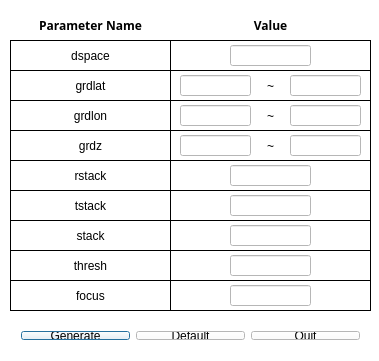
<?xml version="1.0" encoding="UTF-8"?>
<ui version="4.0">
 <class>Binder</class>
 <widget class="QDialog" name="Binder">
  <property name="geometry">
   <rect>
    <x>0</x>
    <y>0</y>
    <width>379</width>
    <height>361</height>
   </rect>
  </property>
  <property name="palette">
   <palette>
    <active>
     <colorrole role="WindowText">
      <brush brushstyle="SolidPattern">
       <color alpha="255">
        <red>0</red>
        <green>0</green>
        <blue>0</blue>
       </color>
      </brush>
     </colorrole>
     <colorrole role="Button">
      <brush brushstyle="SolidPattern">
       <color alpha="255">
        <red>255</red>
        <green>255</green>
        <blue>255</blue>
       </color>
      </brush>
     </colorrole>
     <colorrole role="Light">
      <brush brushstyle="SolidPattern">
       <color alpha="255">
        <red>255</red>
        <green>255</green>
        <blue>255</blue>
       </color>
      </brush>
     </colorrole>
     <colorrole role="Midlight">
      <brush brushstyle="SolidPattern">
       <color alpha="255">
        <red>255</red>
        <green>255</green>
        <blue>255</blue>
       </color>
      </brush>
     </colorrole>
     <colorrole role="Dark">
      <brush brushstyle="SolidPattern">
       <color alpha="255">
        <red>127</red>
        <green>127</green>
        <blue>127</blue>
       </color>
      </brush>
     </colorrole>
     <colorrole role="Mid">
      <brush brushstyle="SolidPattern">
       <color alpha="255">
        <red>170</red>
        <green>170</green>
        <blue>170</blue>
       </color>
      </brush>
     </colorrole>
     <colorrole role="Text">
      <brush brushstyle="SolidPattern">
       <color alpha="255">
        <red>0</red>
        <green>0</green>
        <blue>0</blue>
       </color>
      </brush>
     </colorrole>
     <colorrole role="BrightText">
      <brush brushstyle="SolidPattern">
       <color alpha="255">
        <red>255</red>
        <green>255</green>
        <blue>255</blue>
       </color>
      </brush>
     </colorrole>
     <colorrole role="ButtonText">
      <brush brushstyle="SolidPattern">
       <color alpha="255">
        <red>0</red>
        <green>0</green>
        <blue>0</blue>
       </color>
      </brush>
     </colorrole>
     <colorrole role="Base">
      <brush brushstyle="SolidPattern">
       <color alpha="255">
        <red>255</red>
        <green>255</green>
        <blue>255</blue>
       </color>
      </brush>
     </colorrole>
     <colorrole role="Window">
      <brush brushstyle="SolidPattern">
       <color alpha="255">
        <red>255</red>
        <green>255</green>
        <blue>255</blue>
       </color>
      </brush>
     </colorrole>
     <colorrole role="Shadow">
      <brush brushstyle="SolidPattern">
       <color alpha="255">
        <red>0</red>
        <green>0</green>
        <blue>0</blue>
       </color>
      </brush>
     </colorrole>
     <colorrole role="AlternateBase">
      <brush brushstyle="SolidPattern">
       <color alpha="255">
        <red>255</red>
        <green>255</green>
        <blue>255</blue>
       </color>
      </brush>
     </colorrole>
     <colorrole role="ToolTipBase">
      <brush brushstyle="SolidPattern">
       <color alpha="255">
        <red>255</red>
        <green>255</green>
        <blue>220</blue>
       </color>
      </brush>
     </colorrole>
     <colorrole role="ToolTipText">
      <brush brushstyle="SolidPattern">
       <color alpha="255">
        <red>0</red>
        <green>0</green>
        <blue>0</blue>
       </color>
      </brush>
     </colorrole>
    </active>
    <inactive>
     <colorrole role="WindowText">
      <brush brushstyle="SolidPattern">
       <color alpha="255">
        <red>0</red>
        <green>0</green>
        <blue>0</blue>
       </color>
      </brush>
     </colorrole>
     <colorrole role="Button">
      <brush brushstyle="SolidPattern">
       <color alpha="255">
        <red>255</red>
        <green>255</green>
        <blue>255</blue>
       </color>
      </brush>
     </colorrole>
     <colorrole role="Light">
      <brush brushstyle="SolidPattern">
       <color alpha="255">
        <red>255</red>
        <green>255</green>
        <blue>255</blue>
       </color>
      </brush>
     </colorrole>
     <colorrole role="Midlight">
      <brush brushstyle="SolidPattern">
       <color alpha="255">
        <red>255</red>
        <green>255</green>
        <blue>255</blue>
       </color>
      </brush>
     </colorrole>
     <colorrole role="Dark">
      <brush brushstyle="SolidPattern">
       <color alpha="255">
        <red>127</red>
        <green>127</green>
        <blue>127</blue>
       </color>
      </brush>
     </colorrole>
     <colorrole role="Mid">
      <brush brushstyle="SolidPattern">
       <color alpha="255">
        <red>170</red>
        <green>170</green>
        <blue>170</blue>
       </color>
      </brush>
     </colorrole>
     <colorrole role="Text">
      <brush brushstyle="SolidPattern">
       <color alpha="255">
        <red>0</red>
        <green>0</green>
        <blue>0</blue>
       </color>
      </brush>
     </colorrole>
     <colorrole role="BrightText">
      <brush brushstyle="SolidPattern">
       <color alpha="255">
        <red>255</red>
        <green>255</green>
        <blue>255</blue>
       </color>
      </brush>
     </colorrole>
     <colorrole role="ButtonText">
      <brush brushstyle="SolidPattern">
       <color alpha="255">
        <red>0</red>
        <green>0</green>
        <blue>0</blue>
       </color>
      </brush>
     </colorrole>
     <colorrole role="Base">
      <brush brushstyle="SolidPattern">
       <color alpha="255">
        <red>255</red>
        <green>255</green>
        <blue>255</blue>
       </color>
      </brush>
     </colorrole>
     <colorrole role="Window">
      <brush brushstyle="SolidPattern">
       <color alpha="255">
        <red>255</red>
        <green>255</green>
        <blue>255</blue>
       </color>
      </brush>
     </colorrole>
     <colorrole role="Shadow">
      <brush brushstyle="SolidPattern">
       <color alpha="255">
        <red>0</red>
        <green>0</green>
        <blue>0</blue>
       </color>
      </brush>
     </colorrole>
     <colorrole role="AlternateBase">
      <brush brushstyle="SolidPattern">
       <color alpha="255">
        <red>255</red>
        <green>255</green>
        <blue>255</blue>
       </color>
      </brush>
     </colorrole>
     <colorrole role="ToolTipBase">
      <brush brushstyle="SolidPattern">
       <color alpha="255">
        <red>255</red>
        <green>255</green>
        <blue>220</blue>
       </color>
      </brush>
     </colorrole>
     <colorrole role="ToolTipText">
      <brush brushstyle="SolidPattern">
       <color alpha="255">
        <red>0</red>
        <green>0</green>
        <blue>0</blue>
       </color>
      </brush>
     </colorrole>
    </inactive>
    <disabled>
     <colorrole role="WindowText">
      <brush brushstyle="SolidPattern">
       <color alpha="255">
        <red>0</red>
        <green>0</green>
        <blue>0</blue>
       </color>
      </brush>
     </colorrole>
     <colorrole role="Button">
      <brush brushstyle="SolidPattern">
       <color alpha="255">
        <red>255</red>
        <green>255</green>
        <blue>255</blue>
       </color>
      </brush>
     </colorrole>
     <colorrole role="Light">
      <brush brushstyle="SolidPattern">
       <color alpha="255">
        <red>255</red>
        <green>255</green>
        <blue>255</blue>
       </color>
      </brush>
     </colorrole>
     <colorrole role="Midlight">
      <brush brushstyle="SolidPattern">
       <color alpha="255">
        <red>255</red>
        <green>255</green>
        <blue>255</blue>
       </color>
      </brush>
     </colorrole>
     <colorrole role="Dark">
      <brush brushstyle="SolidPattern">
       <color alpha="255">
        <red>127</red>
        <green>127</green>
        <blue>127</blue>
       </color>
      </brush>
     </colorrole>
     <colorrole role="Mid">
      <brush brushstyle="SolidPattern">
       <color alpha="255">
        <red>170</red>
        <green>170</green>
        <blue>170</blue>
       </color>
      </brush>
     </colorrole>
     <colorrole role="Text">
      <brush brushstyle="SolidPattern">
       <color alpha="255">
        <red>0</red>
        <green>0</green>
        <blue>0</blue>
       </color>
      </brush>
     </colorrole>
     <colorrole role="BrightText">
      <brush brushstyle="SolidPattern">
       <color alpha="255">
        <red>255</red>
        <green>255</green>
        <blue>255</blue>
       </color>
      </brush>
     </colorrole>
     <colorrole role="ButtonText">
      <brush brushstyle="SolidPattern">
       <color alpha="255">
        <red>0</red>
        <green>0</green>
        <blue>0</blue>
       </color>
      </brush>
     </colorrole>
     <colorrole role="Base">
      <brush brushstyle="SolidPattern">
       <color alpha="255">
        <red>255</red>
        <green>255</green>
        <blue>255</blue>
       </color>
      </brush>
     </colorrole>
     <colorrole role="Window">
      <brush brushstyle="SolidPattern">
       <color alpha="255">
        <red>255</red>
        <green>255</green>
        <blue>255</blue>
       </color>
      </brush>
     </colorrole>
     <colorrole role="Shadow">
      <brush brushstyle="SolidPattern">
       <color alpha="255">
        <red>0</red>
        <green>0</green>
        <blue>0</blue>
       </color>
      </brush>
     </colorrole>
     <colorrole role="AlternateBase">
      <brush brushstyle="SolidPattern">
       <color alpha="255">
        <red>255</red>
        <green>255</green>
        <blue>255</blue>
       </color>
      </brush>
     </colorrole>
     <colorrole role="ToolTipBase">
      <brush brushstyle="SolidPattern">
       <color alpha="255">
        <red>255</red>
        <green>255</green>
        <blue>220</blue>
       </color>
      </brush>
     </colorrole>
     <colorrole role="ToolTipText">
      <brush brushstyle="SolidPattern">
       <color alpha="255">
        <red>0</red>
        <green>0</green>
        <blue>0</blue>
       </color>
      </brush>
     </colorrole>
    </disabled>
   </palette>
  </property>
  <property name="windowTitle">
   <string>Config Binder Parameters</string>
  </property>
  <widget class="QLabel" name="LB11">
   <property name="enabled">
    <bool>false</bool>
   </property>
   <property name="geometry">
    <rect>
     <x>10</x>
     <y>40</y>
     <width>161</width>
     <height>31</height>
    </rect>
   </property>
   <property name="frameShape">
    <enum>QFrame::Box</enum>
   </property>
   <property name="frameShadow">
    <enum>QFrame::Plain</enum>
   </property>
   <property name="text">
    <string>dspace</string>
   </property>
   <property name="alignment">
    <set>Qt::AlignCenter</set>
   </property>
  </widget>
  <widget class="QLineEdit" name="dspaceLE">
   <property name="enabled">
    <bool>true</bool>
   </property>
   <property name="geometry">
    <rect>
     <x>230</x>
     <y>45</y>
     <width>81</width>
     <height>21</height>
    </rect>
   </property>
   <property name="text">
    <string/>
   </property>
   <property name="alignment">
    <set>Qt::AlignCenter</set>
   </property>
  </widget>
  <widget class="QLabel" name="LB12">
   <property name="enabled">
    <bool>false</bool>
   </property>
   <property name="geometry">
    <rect>
     <x>170</x>
     <y>40</y>
     <width>201</width>
     <height>31</height>
    </rect>
   </property>
   <property name="frameShape">
    <enum>QFrame::Box</enum>
   </property>
   <property name="frameShadow">
    <enum>QFrame::Plain</enum>
   </property>
   <property name="text">
    <string/>
   </property>
   <property name="alignment">
    <set>Qt::AlignCenter</set>
   </property>
  </widget>
  <widget class="QLineEdit" name="grdlat1LE">
   <property name="enabled">
    <bool>true</bool>
   </property>
   <property name="geometry">
    <rect>
     <x>180</x>
     <y>75</y>
     <width>71</width>
     <height>21</height>
    </rect>
   </property>
   <property name="text">
    <string/>
   </property>
   <property name="alignment">
    <set>Qt::AlignCenter</set>
   </property>
  </widget>
  <widget class="QLabel" name="LB22">
   <property name="enabled">
    <bool>false</bool>
   </property>
   <property name="geometry">
    <rect>
     <x>170</x>
     <y>70</y>
     <width>201</width>
     <height>31</height>
    </rect>
   </property>
   <property name="frameShape">
    <enum>QFrame::Box</enum>
   </property>
   <property name="frameShadow">
    <enum>QFrame::Plain</enum>
   </property>
   <property name="text">
    <string>~</string>
   </property>
   <property name="alignment">
    <set>Qt::AlignCenter</set>
   </property>
  </widget>
  <widget class="QLabel" name="LB21">
   <property name="enabled">
    <bool>false</bool>
   </property>
   <property name="geometry">
    <rect>
     <x>10</x>
     <y>70</y>
     <width>161</width>
     <height>31</height>
    </rect>
   </property>
   <property name="frameShape">
    <enum>QFrame::Box</enum>
   </property>
   <property name="frameShadow">
    <enum>QFrame::Plain</enum>
   </property>
   <property name="text">
    <string>grdlat</string>
   </property>
   <property name="alignment">
    <set>Qt::AlignCenter</set>
   </property>
  </widget>
  <widget class="QLineEdit" name="grdlon1LE">
   <property name="enabled">
    <bool>true</bool>
   </property>
   <property name="geometry">
    <rect>
     <x>180</x>
     <y>105</y>
     <width>71</width>
     <height>21</height>
    </rect>
   </property>
   <property name="text">
    <string/>
   </property>
   <property name="alignment">
    <set>Qt::AlignCenter</set>
   </property>
  </widget>
  <widget class="QLabel" name="LB32">
   <property name="enabled">
    <bool>false</bool>
   </property>
   <property name="geometry">
    <rect>
     <x>170</x>
     <y>100</y>
     <width>201</width>
     <height>31</height>
    </rect>
   </property>
   <property name="frameShape">
    <enum>QFrame::Box</enum>
   </property>
   <property name="frameShadow">
    <enum>QFrame::Plain</enum>
   </property>
   <property name="text">
    <string>~</string>
   </property>
   <property name="alignment">
    <set>Qt::AlignCenter</set>
   </property>
  </widget>
  <widget class="QLabel" name="LB31">
   <property name="enabled">
    <bool>false</bool>
   </property>
   <property name="geometry">
    <rect>
     <x>10</x>
     <y>100</y>
     <width>161</width>
     <height>31</height>
    </rect>
   </property>
   <property name="frameShape">
    <enum>QFrame::Box</enum>
   </property>
   <property name="frameShadow">
    <enum>QFrame::Plain</enum>
   </property>
   <property name="text">
    <string>grdlon</string>
   </property>
   <property name="alignment">
    <set>Qt::AlignCenter</set>
   </property>
  </widget>
  <widget class="QLineEdit" name="grdz1LE">
   <property name="enabled">
    <bool>true</bool>
   </property>
   <property name="geometry">
    <rect>
     <x>180</x>
     <y>135</y>
     <width>71</width>
     <height>21</height>
    </rect>
   </property>
   <property name="text">
    <string/>
   </property>
   <property name="alignment">
    <set>Qt::AlignCenter</set>
   </property>
  </widget>
  <widget class="QLabel" name="LB42">
   <property name="enabled">
    <bool>false</bool>
   </property>
   <property name="geometry">
    <rect>
     <x>170</x>
     <y>130</y>
     <width>201</width>
     <height>31</height>
    </rect>
   </property>
   <property name="frameShape">
    <enum>QFrame::Box</enum>
   </property>
   <property name="frameShadow">
    <enum>QFrame::Plain</enum>
   </property>
   <property name="text">
    <string>~</string>
   </property>
   <property name="alignment">
    <set>Qt::AlignCenter</set>
   </property>
  </widget>
  <widget class="QLabel" name="LB41">
   <property name="enabled">
    <bool>false</bool>
   </property>
   <property name="geometry">
    <rect>
     <x>10</x>
     <y>130</y>
     <width>161</width>
     <height>31</height>
    </rect>
   </property>
   <property name="frameShape">
    <enum>QFrame::Box</enum>
   </property>
   <property name="frameShadow">
    <enum>QFrame::Plain</enum>
   </property>
   <property name="text">
    <string>grdz</string>
   </property>
   <property name="alignment">
    <set>Qt::AlignCenter</set>
   </property>
  </widget>
  <widget class="QLineEdit" name="rstackLE">
   <property name="enabled">
    <bool>true</bool>
   </property>
   <property name="geometry">
    <rect>
     <x>230</x>
     <y>165</y>
     <width>81</width>
     <height>21</height>
    </rect>
   </property>
   <property name="text">
    <string/>
   </property>
   <property name="alignment">
    <set>Qt::AlignCenter</set>
   </property>
  </widget>
  <widget class="QLabel" name="LB52">
   <property name="enabled">
    <bool>false</bool>
   </property>
   <property name="geometry">
    <rect>
     <x>170</x>
     <y>160</y>
     <width>201</width>
     <height>31</height>
    </rect>
   </property>
   <property name="frameShape">
    <enum>QFrame::Box</enum>
   </property>
   <property name="frameShadow">
    <enum>QFrame::Plain</enum>
   </property>
   <property name="text">
    <string/>
   </property>
   <property name="alignment">
    <set>Qt::AlignCenter</set>
   </property>
  </widget>
  <widget class="QLabel" name="LB51">
   <property name="enabled">
    <bool>false</bool>
   </property>
   <property name="geometry">
    <rect>
     <x>10</x>
     <y>160</y>
     <width>161</width>
     <height>31</height>
    </rect>
   </property>
   <property name="frameShape">
    <enum>QFrame::Box</enum>
   </property>
   <property name="frameShadow">
    <enum>QFrame::Plain</enum>
   </property>
   <property name="text">
    <string>rstack</string>
   </property>
   <property name="alignment">
    <set>Qt::AlignCenter</set>
   </property>
  </widget>
  <widget class="QLineEdit" name="grdlat2LE">
   <property name="enabled">
    <bool>true</bool>
   </property>
   <property name="geometry">
    <rect>
     <x>290</x>
     <y>75</y>
     <width>71</width>
     <height>21</height>
    </rect>
   </property>
   <property name="text">
    <string/>
   </property>
   <property name="alignment">
    <set>Qt::AlignCenter</set>
   </property>
  </widget>
  <widget class="QLineEdit" name="grdlon2LE">
   <property name="enabled">
    <bool>true</bool>
   </property>
   <property name="geometry">
    <rect>
     <x>290</x>
     <y>105</y>
     <width>71</width>
     <height>21</height>
    </rect>
   </property>
   <property name="text">
    <string/>
   </property>
   <property name="alignment">
    <set>Qt::AlignCenter</set>
   </property>
  </widget>
  <widget class="QLineEdit" name="grdz2LE">
   <property name="enabled">
    <bool>true</bool>
   </property>
   <property name="geometry">
    <rect>
     <x>290</x>
     <y>135</y>
     <width>71</width>
     <height>21</height>
    </rect>
   </property>
   <property name="text">
    <string/>
   </property>
   <property name="alignment">
    <set>Qt::AlignCenter</set>
   </property>
  </widget>
  <widget class="QLabel" name="LB51_2">
   <property name="enabled">
    <bool>false</bool>
   </property>
   <property name="geometry">
    <rect>
     <x>10</x>
     <y>190</y>
     <width>161</width>
     <height>31</height>
    </rect>
   </property>
   <property name="frameShape">
    <enum>QFrame::Box</enum>
   </property>
   <property name="frameShadow">
    <enum>QFrame::Plain</enum>
   </property>
   <property name="text">
    <string>tstack</string>
   </property>
   <property name="alignment">
    <set>Qt::AlignCenter</set>
   </property>
  </widget>
  <widget class="QLabel" name="LB51_3">
   <property name="enabled">
    <bool>false</bool>
   </property>
   <property name="geometry">
    <rect>
     <x>10</x>
     <y>220</y>
     <width>161</width>
     <height>31</height>
    </rect>
   </property>
   <property name="frameShape">
    <enum>QFrame::Box</enum>
   </property>
   <property name="frameShadow">
    <enum>QFrame::Plain</enum>
   </property>
   <property name="text">
    <string>stack</string>
   </property>
   <property name="alignment">
    <set>Qt::AlignCenter</set>
   </property>
  </widget>
  <widget class="QLabel" name="LB51_4">
   <property name="enabled">
    <bool>false</bool>
   </property>
   <property name="geometry">
    <rect>
     <x>10</x>
     <y>250</y>
     <width>161</width>
     <height>31</height>
    </rect>
   </property>
   <property name="frameShape">
    <enum>QFrame::Box</enum>
   </property>
   <property name="frameShadow">
    <enum>QFrame::Plain</enum>
   </property>
   <property name="text">
    <string>thresh</string>
   </property>
   <property name="alignment">
    <set>Qt::AlignCenter</set>
   </property>
  </widget>
  <widget class="QLabel" name="LB51_5">
   <property name="enabled">
    <bool>false</bool>
   </property>
   <property name="geometry">
    <rect>
     <x>10</x>
     <y>280</y>
     <width>161</width>
     <height>31</height>
    </rect>
   </property>
   <property name="frameShape">
    <enum>QFrame::Box</enum>
   </property>
   <property name="frameShadow">
    <enum>QFrame::Plain</enum>
   </property>
   <property name="text">
    <string>focus</string>
   </property>
   <property name="alignment">
    <set>Qt::AlignCenter</set>
   </property>
  </widget>
  <widget class="QLabel" name="LB52_2">
   <property name="enabled">
    <bool>false</bool>
   </property>
   <property name="geometry">
    <rect>
     <x>170</x>
     <y>190</y>
     <width>201</width>
     <height>31</height>
    </rect>
   </property>
   <property name="frameShape">
    <enum>QFrame::Box</enum>
   </property>
   <property name="frameShadow">
    <enum>QFrame::Plain</enum>
   </property>
   <property name="text">
    <string/>
   </property>
   <property name="alignment">
    <set>Qt::AlignCenter</set>
   </property>
  </widget>
  <widget class="QLabel" name="LB52_3">
   <property name="enabled">
    <bool>false</bool>
   </property>
   <property name="geometry">
    <rect>
     <x>170</x>
     <y>220</y>
     <width>201</width>
     <height>31</height>
    </rect>
   </property>
   <property name="frameShape">
    <enum>QFrame::Box</enum>
   </property>
   <property name="frameShadow">
    <enum>QFrame::Plain</enum>
   </property>
   <property name="text">
    <string/>
   </property>
   <property name="alignment">
    <set>Qt::AlignCenter</set>
   </property>
  </widget>
  <widget class="QLabel" name="LB52_4">
   <property name="enabled">
    <bool>false</bool>
   </property>
   <property name="geometry">
    <rect>
     <x>170</x>
     <y>250</y>
     <width>201</width>
     <height>31</height>
    </rect>
   </property>
   <property name="frameShape">
    <enum>QFrame::Box</enum>
   </property>
   <property name="frameShadow">
    <enum>QFrame::Plain</enum>
   </property>
   <property name="text">
    <string/>
   </property>
   <property name="alignment">
    <set>Qt::AlignCenter</set>
   </property>
  </widget>
  <widget class="QLabel" name="LB52_5">
   <property name="enabled">
    <bool>false</bool>
   </property>
   <property name="geometry">
    <rect>
     <x>170</x>
     <y>280</y>
     <width>201</width>
     <height>31</height>
    </rect>
   </property>
   <property name="frameShape">
    <enum>QFrame::Box</enum>
   </property>
   <property name="frameShadow">
    <enum>QFrame::Plain</enum>
   </property>
   <property name="text">
    <string/>
   </property>
   <property name="alignment">
    <set>Qt::AlignCenter</set>
   </property>
  </widget>
  <widget class="QLineEdit" name="tstackLE">
   <property name="enabled">
    <bool>true</bool>
   </property>
   <property name="geometry">
    <rect>
     <x>230</x>
     <y>195</y>
     <width>81</width>
     <height>21</height>
    </rect>
   </property>
   <property name="text">
    <string/>
   </property>
   <property name="alignment">
    <set>Qt::AlignCenter</set>
   </property>
  </widget>
  <widget class="QLineEdit" name="stackLE">
   <property name="enabled">
    <bool>true</bool>
   </property>
   <property name="geometry">
    <rect>
     <x>230</x>
     <y>225</y>
     <width>81</width>
     <height>21</height>
    </rect>
   </property>
   <property name="text">
    <string/>
   </property>
   <property name="alignment">
    <set>Qt::AlignCenter</set>
   </property>
  </widget>
  <widget class="QLineEdit" name="threshLE">
   <property name="enabled">
    <bool>true</bool>
   </property>
   <property name="geometry">
    <rect>
     <x>230</x>
     <y>255</y>
     <width>81</width>
     <height>21</height>
    </rect>
   </property>
   <property name="text">
    <string/>
   </property>
   <property name="alignment">
    <set>Qt::AlignCenter</set>
   </property>
  </widget>
  <widget class="QLineEdit" name="focusLE">
   <property name="enabled">
    <bool>true</bool>
   </property>
   <property name="geometry">
    <rect>
     <x>230</x>
     <y>285</y>
     <width>81</width>
     <height>21</height>
    </rect>
   </property>
   <property name="text">
    <string/>
   </property>
   <property name="alignment">
    <set>Qt::AlignCenter</set>
   </property>
  </widget>
  <widget class="QWidget" name="horizontalLayoutWidget">
   <property name="geometry">
    <rect>
     <x>10</x>
     <y>320</y>
     <width>361</width>
     <height>31</height>
    </rect>
   </property>
   <layout class="QHBoxLayout" name="horizontalLayout_7">
    <item>
     <widget class="QPushButton" name="genButton">
      <property name="text">
       <string>Generate</string>
      </property>
     </widget>
    </item>
    <item>
     <widget class="QPushButton" name="defaultButton">
      <property name="text">
       <string>Default</string>
      </property>
     </widget>
    </item>
    <item>
     <widget class="QPushButton" name="quitButton">
      <property name="text">
       <string>Quit</string>
      </property>
     </widget>
    </item>
   </layout>
  </widget>
  <widget class="QLabel" name="lb1">
   <property name="geometry">
    <rect>
     <x>10</x>
     <y>10</y>
     <width>161</width>
     <height>31</height>
    </rect>
   </property>
   <property name="font">
    <font>
     <family>Sans</family>
     <weight>75</weight>
     <bold>true</bold>
    </font>
   </property>
   <property name="text">
    <string>Parameter Name</string>
   </property>
   <property name="alignment">
    <set>Qt::AlignCenter</set>
   </property>
  </widget>
  <widget class="QLabel" name="lb2">
   <property name="geometry">
    <rect>
     <x>170</x>
     <y>10</y>
     <width>201</width>
     <height>31</height>
    </rect>
   </property>
   <property name="font">
    <font>
     <family>Sans</family>
     <weight>75</weight>
     <bold>true</bold>
    </font>
   </property>
   <property name="text">
    <string>Value</string>
   </property>
   <property name="alignment">
    <set>Qt::AlignCenter</set>
   </property>
  </widget>
  <zorder>LB31</zorder>
  <zorder>LB52</zorder>
  <zorder>LB42</zorder>
  <zorder>LB32</zorder>
  <zorder>LB12</zorder>
  <zorder>LB22</zorder>
  <zorder>LB11</zorder>
  <zorder>dspaceLE</zorder>
  <zorder>grdlat1LE</zorder>
  <zorder>LB21</zorder>
  <zorder>grdlon1LE</zorder>
  <zorder>grdz1LE</zorder>
  <zorder>LB41</zorder>
  <zorder>rstackLE</zorder>
  <zorder>LB51</zorder>
  <zorder>grdlat2LE</zorder>
  <zorder>grdlon2LE</zorder>
  <zorder>grdz2LE</zorder>
  <zorder>LB51_2</zorder>
  <zorder>LB51_3</zorder>
  <zorder>LB51_4</zorder>
  <zorder>LB51_5</zorder>
  <zorder>LB52_2</zorder>
  <zorder>LB52_3</zorder>
  <zorder>LB52_4</zorder>
  <zorder>LB52_5</zorder>
  <zorder>tstackLE</zorder>
  <zorder>stackLE</zorder>
  <zorder>threshLE</zorder>
  <zorder>focusLE</zorder>
  <zorder>horizontalLayoutWidget</zorder>
  <zorder>lb1</zorder>
  <zorder>lb2</zorder>
 </widget>
 <layoutdefault spacing="6" margin="11"/>
 <tabstops>
  <tabstop>dspaceLE</tabstop>
  <tabstop>grdlat1LE</tabstop>
  <tabstop>grdlat2LE</tabstop>
  <tabstop>grdlon1LE</tabstop>
  <tabstop>grdlon2LE</tabstop>
  <tabstop>grdz1LE</tabstop>
  <tabstop>grdz2LE</tabstop>
  <tabstop>rstackLE</tabstop>
  <tabstop>tstackLE</tabstop>
  <tabstop>stackLE</tabstop>
  <tabstop>threshLE</tabstop>
  <tabstop>focusLE</tabstop>
  <tabstop>quitButton</tabstop>
 </tabstops>
 <resources/>
 <connections/>
</ui>
